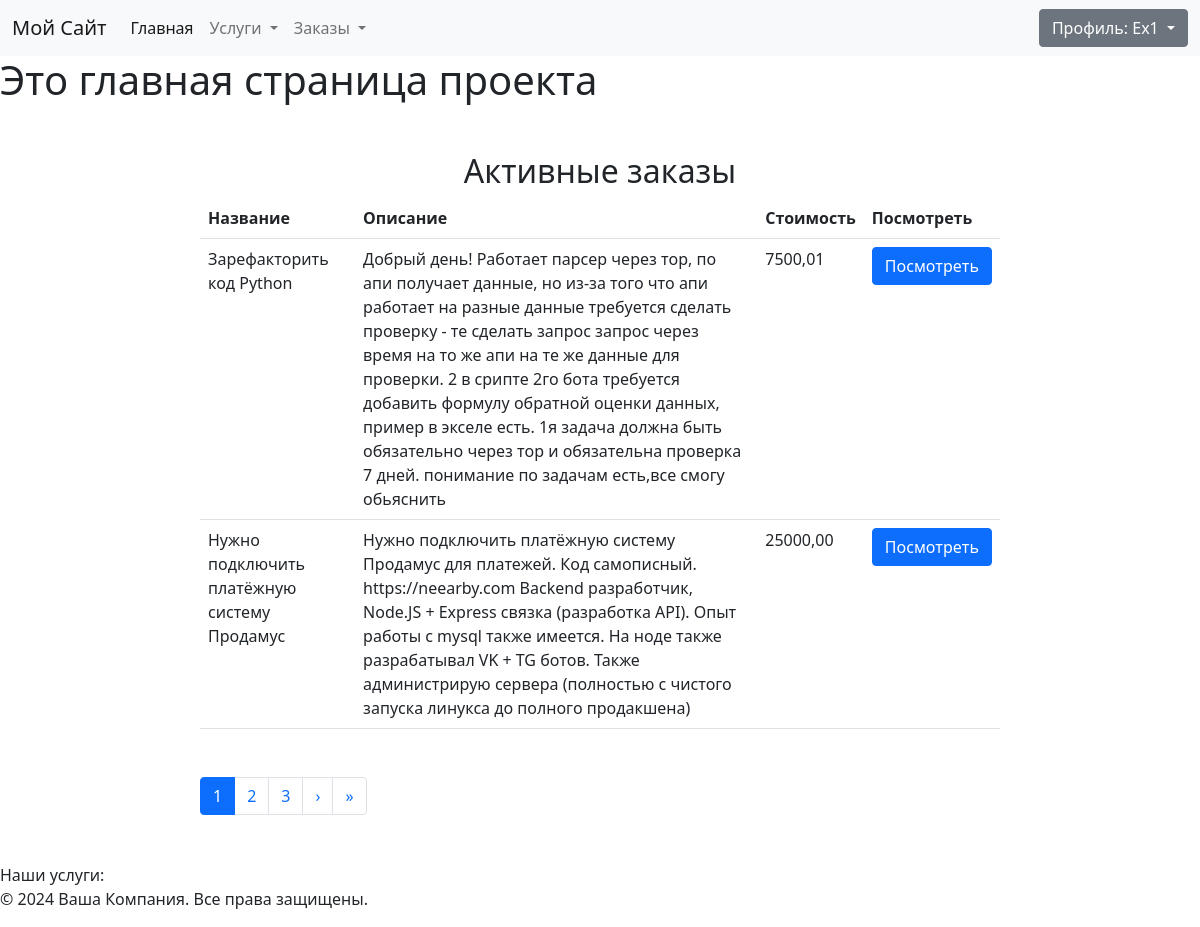
Screenshot of / (signed in) with the database file from the repository.
### freelance/models.py (models this page shows)
class Order(models.Model):
    order_type = models.CharField(
        max_length=11,
        choices=Service.ServicesType.choices,
        default="design",
        verbose_name="Тип заказа",
    )
    title = models.CharField(max_length=255, verbose_name="Заголовок")
    description = models.TextField(verbose_name="Описание")
    created_at = models.DateTimeField(
        auto_now_add=True, verbose_name="Создан", null=True
    )
    updated_at = models.DateTimeField(auto_now=True, verbose_name="Обновлен", null=True)
    price = models.DecimalField(
        verbose_name="Стоимость", max_digits=10, decimal_places=2, default=0
    )
    customer = models.ForeignKey(
        Customer,
        on_delete=models.CASCADE,
        related_name="customers",
        blank=True,
        null=True,
        verbose_name="Заказчик",
    )
    executor = models.ForeignKey(
        Executor,
        on_delete=models.CASCADE,
        related_name="executors",
        blank=True,
        null=True,
        verbose_name="Исполнитель",
    )
    order_taken = models.BooleanField(default=False, verbose_name="Заказ сделан")
    order_taken_at = models.DateTimeField(
        null=True, blank=True, verbose_name="Время принятия заказа"
    )

### freelance/views.py (the view)
# urls.py: path("", MainPageView.as_view(), name="main_page"),
class MainPageView(TemplateView):
    template_name = "basic/index.html"
    paginate_by = 2  # Устанавливаем количество элементов на странице
    def get_context_data(self, **kwargs):
        context = super().get_context_data(**kwargs)
        context["message"] = "Это главная страница проекта"
        orders_taken = Order.objects.filter(order_taken=False)
        paginator = Paginator(orders_taken, self.paginate_by)
        page_number = self.request.GET.get("page")
        try:
            page = paginator.page(page_number)
        except PageNotAnInteger:
            page = paginator.page(1)
        except EmptyPage:
            page = paginator.page(paginator.num_pages)
        context["pending_orders"] = page
        return context

### templates/basic/index.html
{% extends 'basic/base.html' %}
{% block content %}
<h1>{{ message }}</h1>
<div class="row-fluid mt-5">
    <div col-md-4>
        {% include 'basic/mainpage/available_services.html' %}
    </div>
    <div col-md-8>
        {% include 'basic/mainpage/active_orders.html' %}
    </div>
</div>
{% endblock %}

### templates/basic/includes/login.html (shortened to what this page needs)
{% if user.is_authenticated %}
<div class="dropdown">
    <button class="btn btn-secondary dropdown-toggle" type="button" id="dropdownMenuButton1"
        data-bs-toggle="dropdown" aria-expanded="false">
        Профиль: {{ user.username }}
    </button>
</div>
{% endif %}

### templates/basic/mainpage/available_services.html (shortened to what this page needs)
<div class="text-justify">
    <div class="row-fluid">
        <div class="col-md-8 offset-md-2">
            <h2 class="text-center mt-5">Активные заказы</h2>
            <table class="text table">
                <tbody>
                <tr>
                    <th>Название</th>
                    <th>Описание</th>
                    <th>Стоимость</th>
                    <th>Посмотреть</th>
                </tr>
                {% for order in pending_orders %}
                    <tr>
                        <td>{{ order.title }}</td>
                        <td>{{ order.description }}</td>
                        <td>{{ order.price }}</td>
                        <td><a class="btn btn-primary"
                               href="{% url 'freelance:order-detail' order.pk %}">Посмотреть</a></td>
                    </tr>
                {% endfor %}
                </tbody>
            </table>
            <div class="mt-5 mb-5">
                {% if pending_orders.has_other_pages %}
                    <nav aria-label="Page navigation">
                        <ul class="pagination">
                            {% for page_num in pending_orders.paginator.page_range %}
                                <li class="page-item{% if page_num == pending_orders.number %} active{% endif %}">
                                    <a class="page-link" href="?page={{ page_num }}">{{ page_num }}</a>
                                </li>
                            {% endfor %}
                            {% if pending_orders.has_next %}
                                <li class="page-item">
                                    <a class="page-link" href="?page={{ pending_orders.next_page_number }}"
                                       aria-label="Next">
                                        <span aria-hidden="true">&rsaquo;</span>
                                    </a>
                                </li>
                                <li class="page-item">
                                    <a class="page-link" href="?page={{ pending_orders.paginator.num_pages }}"
                                       aria-label="Last">
                                        <span aria-hidden="true">&raquo;</span>
                                    </a>
                                </li>
                            {% endif %}
                        </ul>
                    </nav>
                {% endif %}
            </div>
        </div>
    </div>
</div>

### rows the page displays
Order: title "Зарефакторить код Python", description "Добрый день! Работает парсер через тор, по апи получает данные, но из-за того что апи работает на разные данные требуется сделать проверку - те сделать запрос запрос через время на то же апи на те же данные для проверки. 2 в срипте 2го бота требуется добавить формулу обратной оценки данных, пример в экселе есть. 1я задача должна быть обязательно через тор и обязательна проверка 7 дней. понимание по задачам есть,все смогу обьяснить", price "7500,01"
Order: title "Нужно подключить платёжную систему Продамус", description "Нужно подключить платёжную систему Продамус для платежей. Код самописный. https://neearby.com Backend разработчик, Node.JS + Express связка (разработка API). Опыт работы с mysql также имеется. На ноде также разрабатывал VK + TG ботов. Также администрирую сервера (полностью с чистого запуска линукса до полного продакшена)", price "25000,00"

### other values shown
{{ user.username }} "Ex1"
{{ message }} "Это главная страница проекта"
{{ page_num }} "1" "2" "3"
